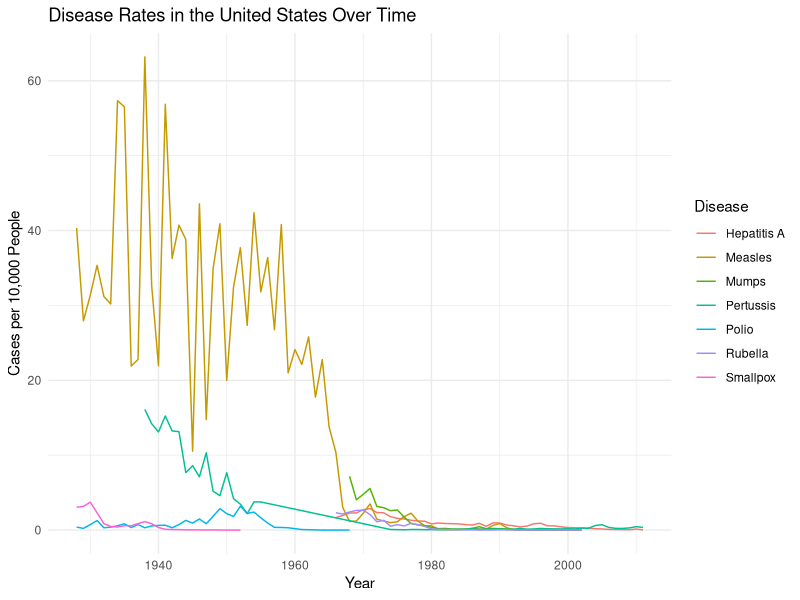

Here is the R script that generated this plot:
# Instructions
# Now we are going to make a time series plot for the rates of all diseases in the United States. 
# For this exercise, we have provided less sample code in the scaffold - you can take a look at the previous exercise to get you started.

# Instructions
# Compute the US rate by using summarize to sum over states. Call the variable rate.

# The US rate for each disease will be the total number of cases divided by the total population.

# Remember to convert to cases per 10,000.

# You will need to filter for !is.na(population) to get all the data.

# Plot each disease in a different color.

library(dplyr)
library(ggplot2)
library(dslabs)
library(RColorBrewer)

#salvar a saída em um PDF
pdf('part4.pdf')

#carregar os dados
data(us_contagious_diseases)

#calcular a taxa de incidência nos EUA para cada doença e ano
us_disease_rates <- us_contagious_diseases %>%
  filter(!is.na(population)) %>%  #excluir entradas sem população
  group_by(year, disease) %>%
  summarize(rate = sum(count, na.rm = TRUE) / sum(population, na.rm = TRUE) * 10000, .groups = "drop")

#criar o gráfico de séries temporais para todas as doenças nos EUA
us_disease_rates %>%
  ggplot(aes(x = year, y = rate, color = disease)) +
  geom_line() +
  labs(title = "Disease Rates in the United States Over Time",
       x = "Year",
       y = "Cases per 10,000 People",
       color = "Disease") +
  theme_minimal()

#fechar o arquivo PDF
dev.off()
